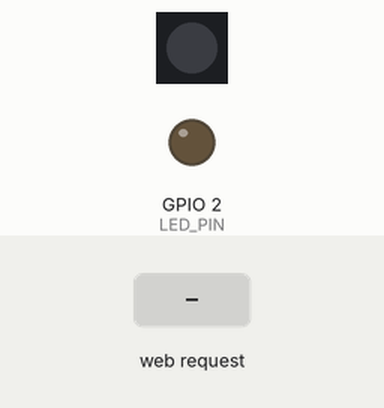
Bench run of a sketch on a simulated ESP32-S3. Shown: 1 RGB LEDs in strip order, left to right, output pins drawn as LEDs (lit = HIGH). The test bench sets the inputs (shaded band). Dim RGB values are drawn brighter than linear; WiFi joins after 1.5 s; servers stay silent unless stated; what the sketch prints to the serial monitor is not drawn.

Above: at 2.7 s.
2.8 s: HTTP request GET /H received
At 3.5 s:
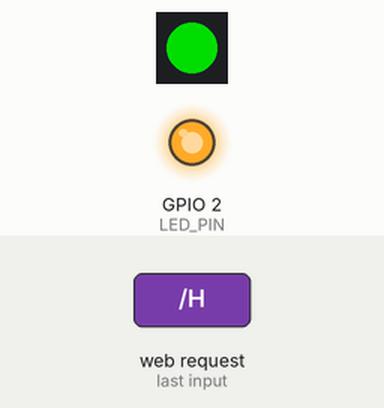
4.3 s: HTTP request GET /L received
At 4.6 s:
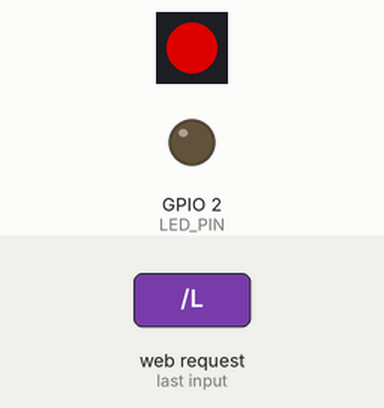
Timing chart, 0 to 7.3 s (numbered marks = the images above; inputs shaded):
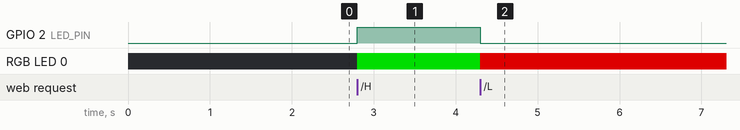

The sketch:

10-061_Web_server_minimal.ino
```cpp
/*  10.061 – WiFi Web Server with BME280 & LED Control for ESP32-S3
 *
 * Course: IoT Development with ESP32‑S3
 * Target Hardware: ESP32‑S3‑DevKitC‑1 v1.1
 * Module: ESP32‑S3‑WROOM‑1‑N16R16V
 *
 * This sketch sets up a web server to show real-time temperature/humidity
 * from a BME280 sensor, and lets you click links to turn an LED on/off.
 * It demonstrates modern ESP32‑S3 APIs, ADC configuration, LEDC PWM,
 * and optional RGB LED feedback via WS2812.
 *
 * HARDWARE INFORMATION:
 * =====================
 * - ESP32‑S3‑WROOM‑1‑N16R16V (16 MB flash, 16 MB PSRAM)
 * - I²C‑connected BME280 (temperature, humidity, pressure)
 * - WS2812 RGB LED on GPIO38 (v1.1 board)
 * - External LED on GPIO2 (optional, used for visual feedback)
 * - ADC resolution set to 12‑bit (0–4095)
 *
 * CIRCUIT DIAGRAM:
 * ================
 *
 *  ESP32‑S3‑DevKitC‑1 v1.1      BME280           WS2812 LED (optional)
 *  ┌────────────┐                ┌───────┐          ┌────────┐
 *  │            │   3V3 ───────> │ Vin   │          │ Vcc    │
 *  │            │   GND ───────> │ GND   │          │ GND    │
 *  │ GPIO22     │ ─── SCL ─────> │ SCL   │          │        │
 *  │ GPIO21     │ ─── SDA ─────> │ SDA   │          │        │
 *  │ GPIO38     │ ─── Din ─────> │        WS2812     │ Din    │
 *  └────────────┘                └───────┘          └────────┘
 *
 * COMPONENTS:
 * ===========
 * - ESP32‑S3‑DevKitC‑1 v1.1
 * - BME280 I²C breakout module
 * - WS2812 RGB LED (optional)
 * - LED + resistor (for GPIO2 control)
 *
 * GPIO ASSIGNMENTS:
 * =================
 * | Function        | GPIO Used  |
 * |-----------------|------------|
 * | I²C SDA         | 21         |
 * | I²C SCL         | 22         |
 * | LED control pin | 2          |
 * | WS2812 LED Din  | 38         |
 *
 * TECHNICAL NOTES:
 * ================
 * - Uses LEDC PWM for LED brightness
 * - Uses lambda functions for server route handlers
 * - Uses HTTP 303 redirect to keep interface centralized at "/"
 * - Circuit uses standard I²C BME280 wiring
 *
 * IDE REQUIREMENTS:
 * =================
 * - Arduino IDE 2.0+
 * - ESP32 Arduino Core v3.0+
 * - Board: "ESP32S3 Dev Module"
 *
 * Created: April 8, 2019 by Peter Dalmaris
 * Updated: July 30, 2025 for ESP32‑S3 compatibility
 */

#include <WiFi.h>
#include <WebServer.h>
#include <Wire.h>
#include <Adafruit_Sensor.h>
#include <Adafruit_BME280.h>
#include <Adafruit_NeoPixel.h>

// ==== Configuration constants ====
constexpr const char* SSID = "__SSID__";
constexpr const char* PASSWORD = "__SSID_password__";
constexpr uint16_t SERVER_PORT = 80;
constexpr uint8_t LED_PIN = 2;         // External LED
constexpr uint8_t LEDC_RESOLUTION = 8; // 8-bit (0–255)
constexpr uint32_t LEDC_FREQUENCY = 5000;
constexpr uint8_t WS2812_PIN = 38;
constexpr uint16_t NUM_PIXELS = 1;

// ==== Global objects ====
WebServer server(SERVER_PORT);
Adafruit_BME280 bme;
Adafruit_NeoPixel strip(NUM_PIXELS, WS2812_PIN, NEO_GRB + NEO_KHZ800);

// ==== Setup ====
void setup() {
    Serial.begin(115200);
    while (!Serial) { delay(10); }

    Serial.println("\nStarting Lesson 10.061 – Web Server + BME280 + LED");

    // Initialize BME280
    if (!bme.begin(0x76, &Wire)) {
        Serial.println("ERROR: BME280 not detected at 0x76");
        while (true) { delay(1000); } // Halt with debug info
    }
    Serial.println("BME280 sensor initialized.");

    // Set ADC resolution to 12-bit (0–4095)
    analogReadResolution(12);

    // Configure LEDC PWM for external LED
    ledcAttach(LED_PIN, LEDC_FREQUENCY, LEDC_RESOLUTION);
    ledcWrite(LED_PIN, 0);  // Start OFF
    pinMode(LED_PIN, OUTPUT);

    // Initialize WS2812 (optional RGB LED)
    strip.begin();
    strip.show();

    // Connect to WiFi
    Serial.printf("Connecting to SSID '%s'...\n", SSID);
    WiFi.begin(SSID, PASSWORD);
    unsigned long connectStart = millis();
    while (WiFi.status() != WL_CONNECTED) {
        if (millis() - connectStart > 20000UL) {
            Serial.println("ERROR: WiFi connect timed out");
            ESP.restart();
        }
        delay(500);
        Serial.print('.');
    }
    Serial.println("\nWiFi connected. IP address: " + WiFi.localIP().toString());

    // Register web server route handlers
    // Each route uses a lambda function: an inline, anonymous function
    // that captures variables from the surrounding scope and executes
    // response logic when the client accesses a specific URL path.
    server.on("/", HTTP_GET, handleRoot);

    server.on("/H", HTTP_GET, []() {
        digitalWrite(LED_PIN, HIGH);
        ledcWrite(LED_PIN, 255);
        strip.setPixelColor(0, strip.Color(0, 150, 0));
        strip.show();

        // Instead of serving a new HTML page from this route, we:
        // 1. Turn the LED on or off (depending on the route logic)
        // 2. Send an HTTP 303 redirect response, which tells the browser:
        //    "Action completed, now go load the main page at '/'"
        // This keeps the user interface consistent and centralizes all page content
        // in the root ("/") handler, which shows the current sensor values and LED status.
        server.sendHeader("Location", "/");
        server.send(303);
    });

    server.on("/L", HTTP_GET, []() {
        digitalWrite(LED_PIN, LOW);
        ledcWrite(LED_PIN, 0);
        strip.setPixelColor(0, strip.Color(150, 0, 0));
        strip.show();

        // See explanation above – this route also redirects to "/"
        server.sendHeader("Location", "/");
        server.send(303);
    });

    server.begin();
    Serial.println("HTTP server started.");
}

// ==== Main loop ====
void loop() {
    server.handleClient();
}

// ==== Helper functions ====
String getHtmlPage() {
    float temp = bme.readTemperature();
    float hum = bme.readHumidity();
    String html = "<!DOCTYPE HTML><html><head><meta charset=\"utf‑8\"><title>ESP32‑S3 Web Server</title></head><body>";
    html += "<p><a href=\"/H\">Turn LED ON</a></p>";
    html += "<p><a href=\"/L\">Turn LED OFF</a></p>";
    html += "<hr>";
    html += "<p>Temperature: " + String(temp, 2) + " °C</p>";
    html += "<p>Humidity: " + String(hum, 2) + " %</p>";
    html += "</body></html>";
    return html;
}

void handleRoot() {
    server.send(200, "text/html", getHtmlPage());
}
```

Measured:
- after the input at 2.8 s, GPIO 2 (LED_PIN): LOW → HIGH at once; RGB LED 0: off → RGB(0, 150, 0) at once
- after the input at 4.3 s, GPIO 2 (LED_PIN): HIGH → LOW at once; RGB LED 0: RGB(0, 150, 0) → RGB(150, 0, 0) at once
